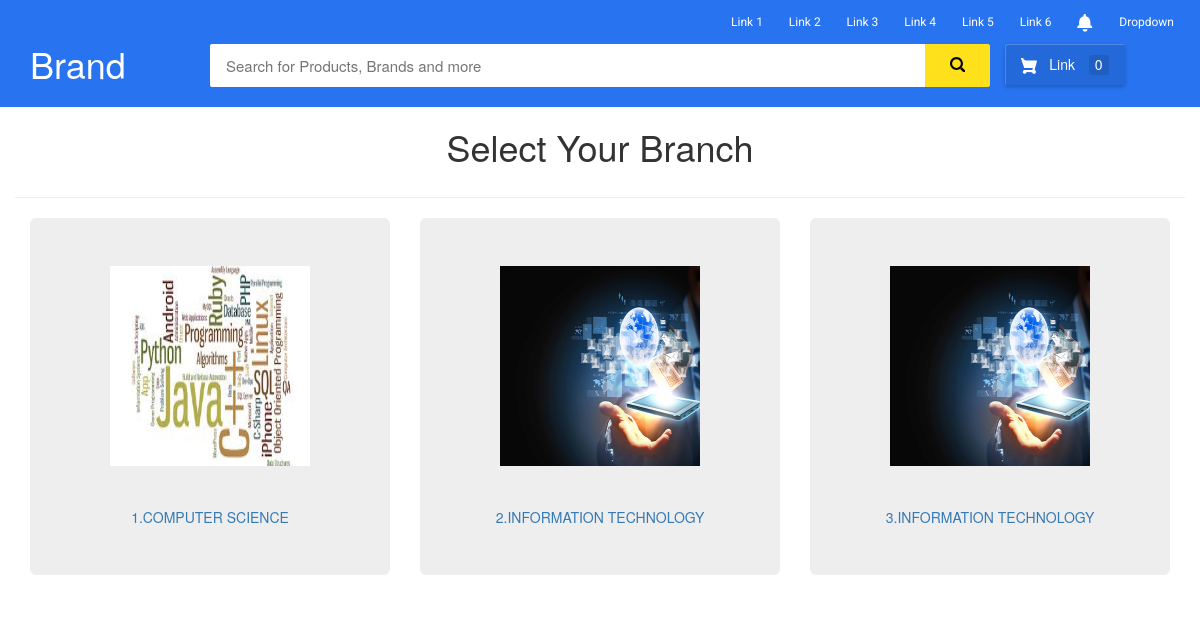
Page /bank/branch/ on the earlier database version.
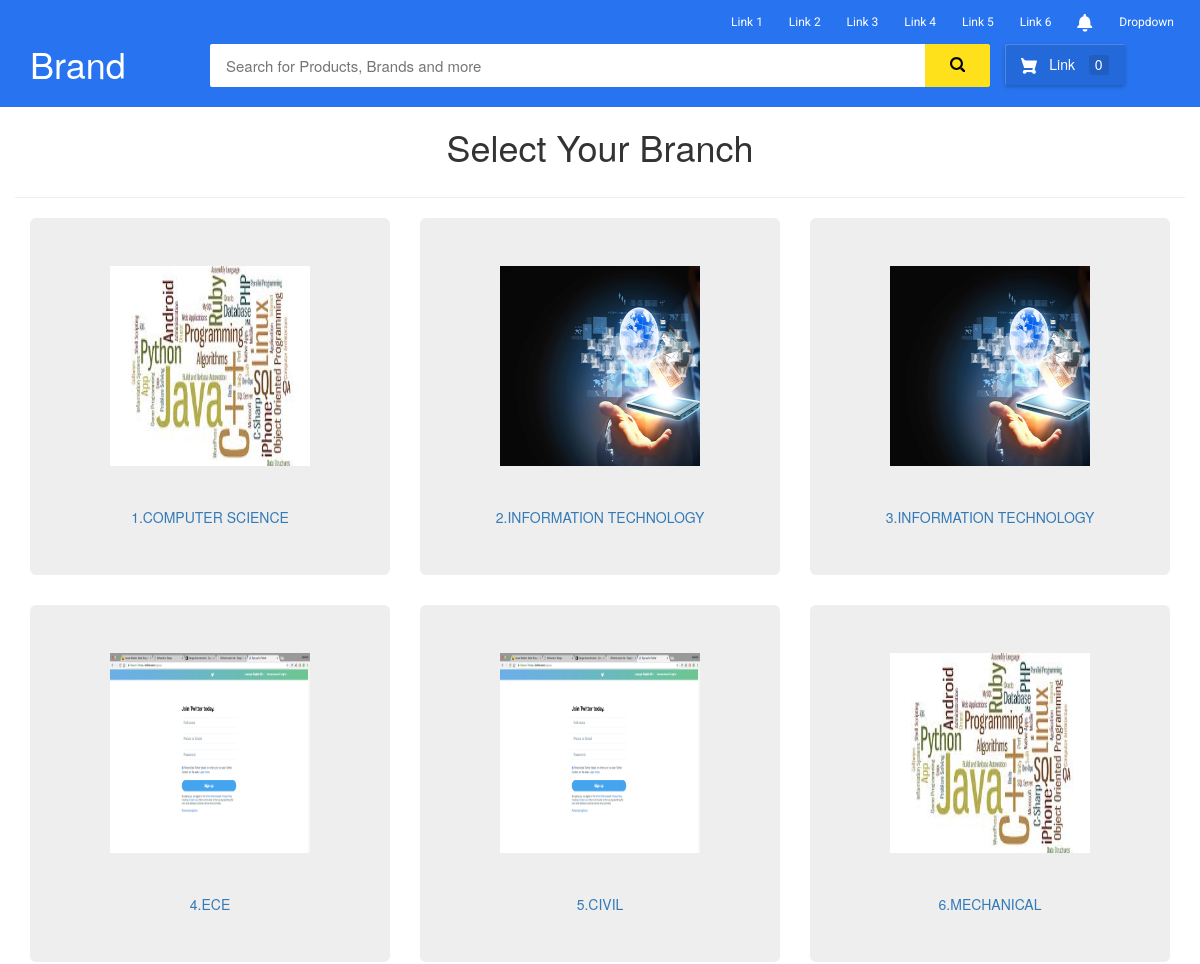
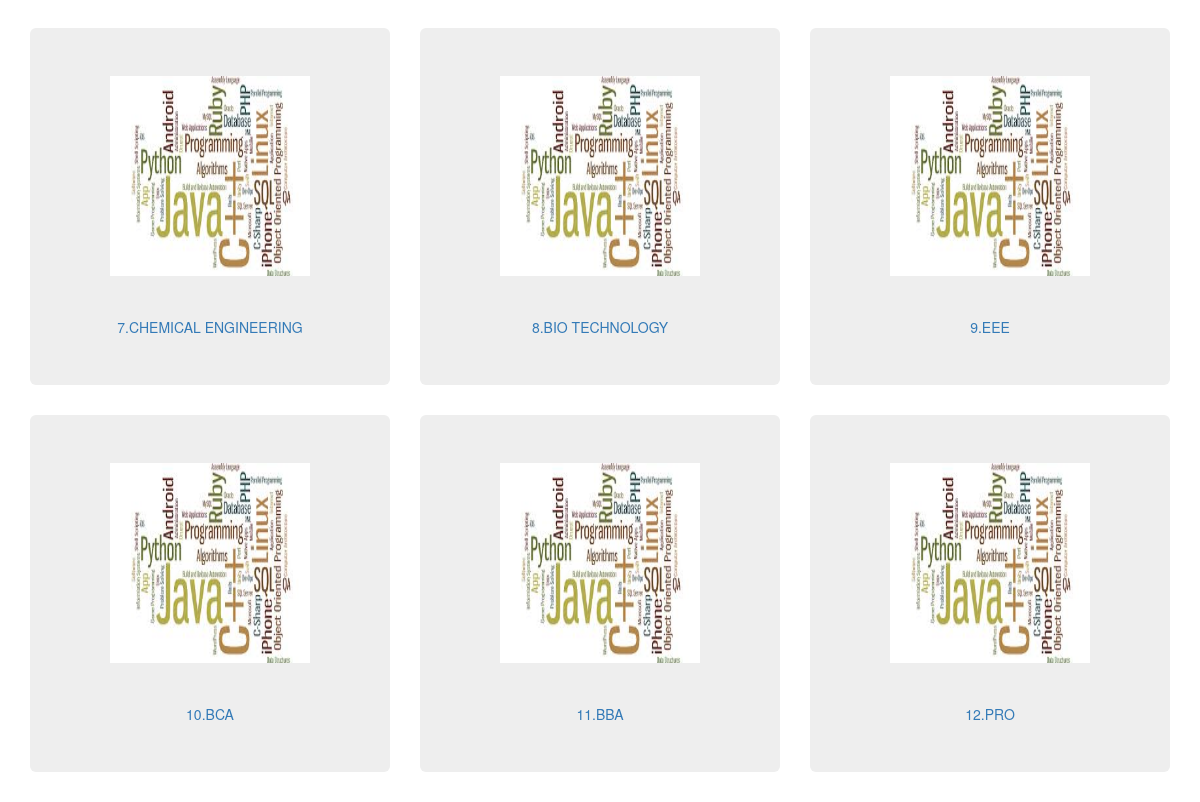
Same page on the later database version (2 pictures, top to bottom).
### bank/models.py (models this page shows, shortened)
class Branch(models.Model):
    branch_name = models.CharField(max_length=30)
    branch_image = models.FileField(default=False, blank=True)

### bank/views.py (the view)
def show_branch(request):
    branch_views = Branch.objects.all()
    subject_views = Subject.objects.all()
    semester_views = Semester.objects.all()
    return render(request, 'bank/branch.html', {'branch_views': branch_views, 'subject_views': subject_views, 'semester_views': semester_views})

### bank/templates/bank/branch.html
{% extends "bank/base.html" %} {% block body %}
<div class="container">
    <center>
        <h1>Select Your Branch</h1></center>
    <div class="row">
        <hr> {% for branch in branch_views %}
        <div class="col-md-4">
            <div class="jumbotron">
                <center>
                    <img src='/media/{{branch.branch_image}}' alt="" style="width:200px;height:200px">
                    <hr>
                    <div>
                        <a href="/bank/semester/{{branch.id}}">{{branch.id}}.{{branch.branch_name}}</a>
                    </div>
                </center>
            </div>
        </div>
        {% endfor %}
    </div>
</div>
{% endblock body %}

### bank/templates/bank/base.html (shortened to what this page needs)
<!DOCTYPE html>
<html lang="en">
<head>
    {% load staticfiles %}
    <link rel="stylesheet" href="https://maxcdn.bootstrapcdn.com/bootstrap/3.3.7/css/bootstrap.min.css">
    <link rel="stylesheet" href="{% static 'bank/nav.css' %}">
    <link rel="stylesheet" href="{% static 'bank/nav.css' %}">
    <link rel="stylesheet" href="{% static 'bank/quesbox.css' %}">
</head>
<body>
    <div id="flipkart-navbar">
        <div class="container">
            <div class="row row1">
                <ul class="largenav pull-right">
                    <li class="upper-links"><a class="links" href="http://clashhacks.in/">Link 1</a></li>
                    <li class="upper-links"><a class="links" href="https://campusbox.org/">Link 2</a></li>
                    <li class="upper-links"><a class="links" href="http://clashhacks.in/">Link 3</a></li>
                    <li class="upper-links"><a class="links" href="http://clashhacks.in/">Link 4</a></li>
                    <li class="upper-links"><a class="links" href="http://clashhacks.in/">Link 5</a></li>
                    <li class="upper-links"><a class="links" href="http://clashhacks.in/">Link 6</a></li>
                    <li class="upper-links">
                        <a class="links" href="http://clashhacks.in/">
                        </a>
                    </li>
                    <li class="upper-links dropdown"><a class="links" href="http://clashhacks.in/">Dropdown</a>
                    </li>
                </ul>
            </div>
            <div class="row row2">
                <div class="col-sm-2">
                    <h1 style="margin:0px;"><span class="largenav">Brand</span></h1>
                </div>
                <div class="flipkart-navbar-search smallsearch col-sm-8 col-xs-11">
                    <div class="row">
                        <input class="flipkart-navbar-input col-xs-11" type="" placeholder="Search for Products, Brands and more" name="">
                        <button class="flipkart-navbar-button col-xs-1">
                        </button>
                    </div>
                </div>
                <div class="cart largenav col-sm-2">
                    <a class="cart-button">
                         Link
                        <span class="item-number ">0</span>
                    </a>
                </div>
            </div>
        </div>
    </div>
    {% block body %} {% endblock %}
</body>
</html>

### bank/static/bank/nav.css (style rules this page uses)
#flipkart-navbar { background-color: #2874f0; color: #FFFFFF; }
.row1 { padding-top: 10px; }
.row2 { padding-bottom: 20px; }
.flipkart-navbar-input { padding: 11px 16px; border-radius: 2px 0 0 2px; border: 0 none; outline: 0 none; font-size: 15px; }
.flipkart-navbar-button { background-color: #ffe11b; border: 1px solid #ffe11b; border-radius: 0 2px 2px 0; color: #565656; padding: 10px 0; height: 43px; cursor: pointer; }
.cart-button { background-color: #2469d9; box-shadow: 0 2px 4px 0 rgba(0, 0, 0, .23), inset 1px 1px 0 0 hsla(0, 0%, 100%, .2); padding: 10px 0; text-align: center; height: 41px; border-radius: 2px; font-weight: 500; width: 120px; display: inline-block; color: #FFFFFF; text-decoration: none; color: inherit; border: none; outline: none; }
.cart-svg { display: inline-block; width: 16px; height: 16px; vertical-align: middle; margin-right: 8px; }
.item-number { border-radius: 3px; background-color: rgba(0, 0, 0, .1); height: 20px; padding: 3px 6px; font-weight: 500; display: inline-block; color: #fff; line-height: 12px; margin-left: 10px; }
.upper-links { display: inline-block; padding: 0 11px; line-height: 23px; font-family: 'Roboto', sans-serif; letter-spacing: 0; color: inherit; border: none; outline: none; font-size: 12px; }
.dropdown { position: relative; display: inline-block; margin-bottom: 0px; }
.links { color: #fff; text-decoration: none; }
.largenav { display: none; }
.smallsearch { margin-left: 15px; margin-top: 15px; }
@media screen and (min-width: 768px) { .largenav { display: block; } }
@media screen and (min-width: 768px) { .smallsearch { margin: 0px; } }

Differences in the rows shown:
added Branch: branch_image (picture), id "4", branch_name "ECE"
added Branch: branch_image (picture), id "5", branch_name "CIVIL"
added Branch: branch_image (picture), id "6", branch_name "MECHANICAL"
added Branch: branch_image (picture), id "7", branch_name "CHEMICAL ENGINEERING"
added Branch: branch_image (picture), id "8", branch_name "BIO TECHNOLOGY"
added Branch: branch_image (picture), id "9", branch_name "EEE"
added Branch: branch_image (picture), id "10", branch_name "BCA"
added Branch: branch_image (picture), id "11", branch_name "BBA"
added Branch: branch_image (picture), id "12", branch_name "PRO"
